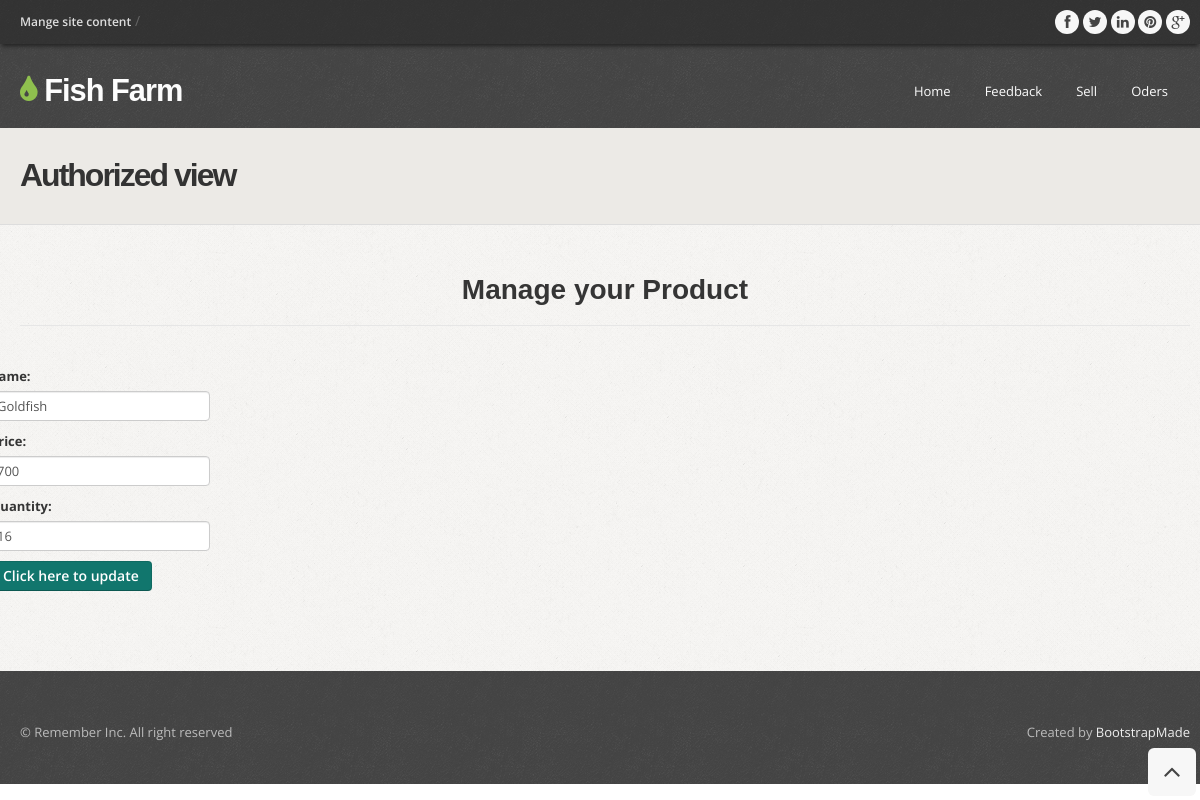
The app's page /product/4 with its own data.
### fishfarm/models.py (models this page shows)
class Product(models.Model):
    name = models.CharField(max_length=100)
    price = models.CharField(max_length=100)
    Quantity = models.IntegerField(null=True)
    image = models.ImageField(upload_to='images/')

### fishfarm/views.py (the view)
# urls.py: path('product/<str:pk>', views.promang , name='product'),
def promang(request , pk ):
    form1 = Product.objects.get(id=pk)
    form = edit_form1(instance=form1)
    if request.method == 'POST':
        form = edit_form1(request.POST ,instance=form1)
        if form.is_valid:
            form.save()
            messages.success(request, 'Updated')
            redirect('ehome')
    return render(request,'managep.html',{'form1':form1,})

### fishfarm/templates/managep.html (shortened to what this page needs)
<!DOCTYPE html>
<html lang="en">
<head>
    {% load static %}
  <link href="{%  static 'css/bootstrap.css'%}" rel="stylesheet" />
  <link href="{%  static 'css/bootstrap-responsive.css'%}" rel="stylesheet" />
  <link href="{%  static 'css/prettyPhoto.css'%}" rel="stylesheet" />
  <link href="{%  static 'css/style.css'%}" rel="stylesheet">
  <link id="t-colors" href="{%  static  'color/default.css'%}" rel="stylesheet" />
</head>
<body>
    <div id="wrapper">
        <header>
            <div class="top">
                <div class="container">
                    <div class="row">
                        <div class="span6">
                            <ul class="topmenu">
                                <li><a href="#">Mange site content</a> &#47;</li>
                            </ul>
                        </div>
                        <div class="span6">
                            <ul class="social-network">
                                <li><a href="#" data-placement="bottom" title="Facebook"><i
                                            class="icon-circled icon-bglight icon-facebook"></i></a></li>
                                <li><a href="#" data-placement="bottom" title="Twitter"><i
                                            class="icon-circled icon-bglight icon-twitter"></i></a></li>
                                <li><a href="#" data-placement="bottom" title="Linkedin"><i
                                            class="icon-circled icon-linkedin icon-bglight"></i></a></li>
                                <li><a href="#" data-placement="bottom" title="Pinterest"><i
                                            class="icon-circled icon-pinterest  icon-bglight"></i></a></li>
                                <li><a href="#" data-placement="bottom" title="Google +"><i
                                            class="icon-circled icon-google-plus icon-bglight"></i></a></li>
                            </ul>
                        </div>
                    </div>
                </div>
            </div>
            <div class="container">
                <div class="row nomargin">
                    <div class="span4">
                        <div class="logo">
                            <h1><a href="{% url 'ehome'%}"><i class="icon-tint"></i> Fish Farm</a></h1>
                        </div>
                    </div>
                    <div class="span8">
                        <div class="navbar navbar-static-top">
                            <div class="navigation">
                                <nav>
                                    <ul class="nav topnav">
                                        <li><a href="{% url 'ehome'%}">Home</a></li>
                                        <li><a href="{% url 'feedback'%}">Feedback</a></li>
                                        <li>
                                            <a href="{% url 'feedback'%}">Sell </a>
                                        </li>
                                        <li>
                                            <a href="{% url 'order'%}">Oders </a>
                                        </li>
                                    </ul>
                                </nav>
                            </div>
                        </div>
                    </div>
                </div>
            </div>
        </header>
        <section id="inner-headline">
            <div class="container">
                <div class="row">
                    <div class="span4">
                        <div class="inner-heading">
                            <h2>Authorized view </h2>
                        </div>
                    </div>
                    <div class="span8">
                    </div>
                </div>
            </div>
        </section>
        <section id="content">
            <div class="container">
                <div class="row demobtn">
                    <div class="span12">
                        <h4 class="heading" style="text-align: center;">Manage your Product</h4>
                        <div class="row">
                            <div class="span12">
                                <div class="solidline"></div>
                            </div>
                        </div>
                        <div class="row">
                            <form action="" method="POST" class="contactForm">
                                <div class="form-group">
                                    <label for="exampleInputEmail1">name:</label>
                                    <input  span8 type="text" name="name" class="form-control" id="id_name" value={{form1.name}}  >
                                </div>
                                <div class="form-group">
                                    <label for="exampleInputEmail1">price:</label>
                                    <input type="text" name="price" class="form-control" id="id_price" value={{form1.price}}  >
                                </div>
                                <div class="form-group">
                                    <label for="exampleInputPassword1">Quantity:</label>
                                    <input type="text" name="Quantity"  class="form-control" id="id_Quantity" value={{form1.Quantity}} >
                                </div>
                                <div class="col-md-offset-3 col-md-6 col-sm-offset-3 col-sm-6">
                                    <input name="Save" type="submit" class="form-control btn btn-success" value="Click here to update">
                                </div>
                            </form>
                        </div>
                    </div>
                </div>
            </div>
    </div>
    <footer>
        <div class="container">
            <div class="row">
                <div class="span6">
                    <div class="copyright">
                        <p><span>&copy; Remember Inc. All right reserved</span></p>
                    </div>
                </div>
                <div class="span6">
                    <div class="credits">
                        Created by <a href="https://bootstrapmade.com/">BootstrapMade</a>
                    </div>
                </div>
            </div>
        </div>
    </footer>
    <a href="#" class="scrollup"><i class="icon-angle-up icon-rounded icon-bglight icon-2x"></i></a>
</body>
</html>

### fishfarm/static/css/style.css (style rules this page uses)
body { font-family:'Open Sans', Arial, sans-serif; font-size:14px; font-weight:400; line-height:1.6em; color:#656565; }
a { color:#4b5056; }
.bold { font-weight:900; }
.container { padding:0 20px 0 20px; position:relative; }
.row { margin-bottom:30px; }
.row .row { margin-bottom:30px; }
.row.nomargin { margin-bottom:0; }
header { background: url(../img/header-pattern-150.png) repeat; margin:0; padding:0 0 20px; position:relative; z-index:2000; }
header .top { padding:10px 0 10px; margin:0 0 30px; background: url(../img/top-pattern-150.png) repeat; -webkit-box-shadow: 0 4px 4px -2px #222; -moz-box-shadow: 0 4px 4px -2px #222; box-shadow: 0 4px 4px -2px #222; }
header .logo { float:left; }
header .logo h1 { color:#fdfdfd; letter-spacing:-1px; font-size:2.2em; font-weight:900; margin:0; }
header .logo h1 a { color:#fdfdfd; }
header .top .row { margin-bottom:0; }
ul.topmenu { list-style:none; margin:0; }
ul.topmenu li { display:inline; }
ul.topmenu li a { font-size:12px; color: #ddd; font-weight:600; }
ul.social-network { float:right; list-style:none; margin:0; }
ul.social-network li { display:inline; }
header .navigation { float:right; }
header ul.nav li { border:none; margin:0; }
header ul.nav li a { border:none; font-weight:400; }
.navbar .nav > li > a { font-size:13px; color: #fdfdfd; text-shadow: none; }
#content { position:relative; background:#fff; border-top:1px solid #ddd; padding:50px 0 0 0; }
#content { background-image: url(../img/pattern/pat-1.png); background-repeat: repeat; }
#content h4 { font-weight:700; }
#inner-headline { background:#eceae6; position:relative; margin:0; padding:0; }
#inner-headline .inner-heading h2 { color:#333; margin:30px 0 0 0; font-size:32px; letter-spacing:-2px; }
h4.heading { font-weight:300; }
.heading { margin-bottom: 20px; }
.heading { position: relative; }
footer { padding:50px 0 0 0; color:#bbb; background: url(../img/header-pattern-150.png) repeat; }
footer a { color:#eee; text-decoration:none; }
.copyright p { text-align:left; font-size:13px; }
.credits { text-align:right; font-size:13px; }
.solidline { border-top:1px solid #e6e6e6; margin:0 0 10px; }
.scrollup { position:fixed; width:32px; height:32px; bottom:20px; right:20px; }
a.scrollup { outline:0; text-decoration:none; }
a i.icon-bglight, a i.icon-bgdark { display: inline-block; }
[class^="icon-"], [class*=" icon-"] { color:#404040; }

### fishfarm/static/color/default.css (style rules this page uses)
.logo h1 [class^="icon-"] { color:#8fc04e; }

### fishfarm/static/css/overwrite.css (style rules this page uses)
h1, h2, h3, h4, h5, h6 { font-family: 'Raleway', sans-serif; color:#353535; font-weight:700; line-height:1.1em; margin-top:0; }
h1 { font-size:60px; margin-bottom:24px; }
h2 { font-size:42px; margin-bottom:22px; }
h4 { font-size:28px; margin-bottom:20px; }
label, input, button, select, textarea { font-size: 13px; font-weight: normal; }
label { font-weight: bold; color:#353535; }
input, button, select, textarea { font-family:'Open Sans', Arial, sans-serif; font-size: 13px; }
select, textarea, input[type="text"], input[type="password"], input[type="datetime"], input[type="datetime-local"], input[type="date"], input[type="month"], input[type="time"], input[type="week"], input[type="number"], input[type="email"], input[type="url"], input[type="search"], input[type="tel"], input[type="color"], .uneditable-input { font-size: 13px; }
ul, ol { padding: 0; margin: 0 0 10px 25px; }
li { line-height: 1.6em; }
.btn { font-size: 14px; font-weight:600; text-shadow: none; background-image:none; border-color: none; border-bottom-color: none; -webkit-box-shadow: none; -moz-box-shadow: none; box-shadow: none; }
.btn { outline:0; -webkit-border-radius: 4px; -moz-border-radius: 4px; border-radius: 4px; }
.btn-success { background: #11766D; }
.navbar .nav { border-right:none; border-left:none; }
.navbar .nav > li > a { float: none; font-size:13px; margin-left:10px; margin-right:0; text-decoration: none; text-shadow: none; border-right:none; border-left:none; color: #fff; border:2px solid transparent; padding:4px 10px 4px 10px; background-image: none; background: none; }

### records on screen
Product: name "Goldfish", price "700", Quantity "16"
